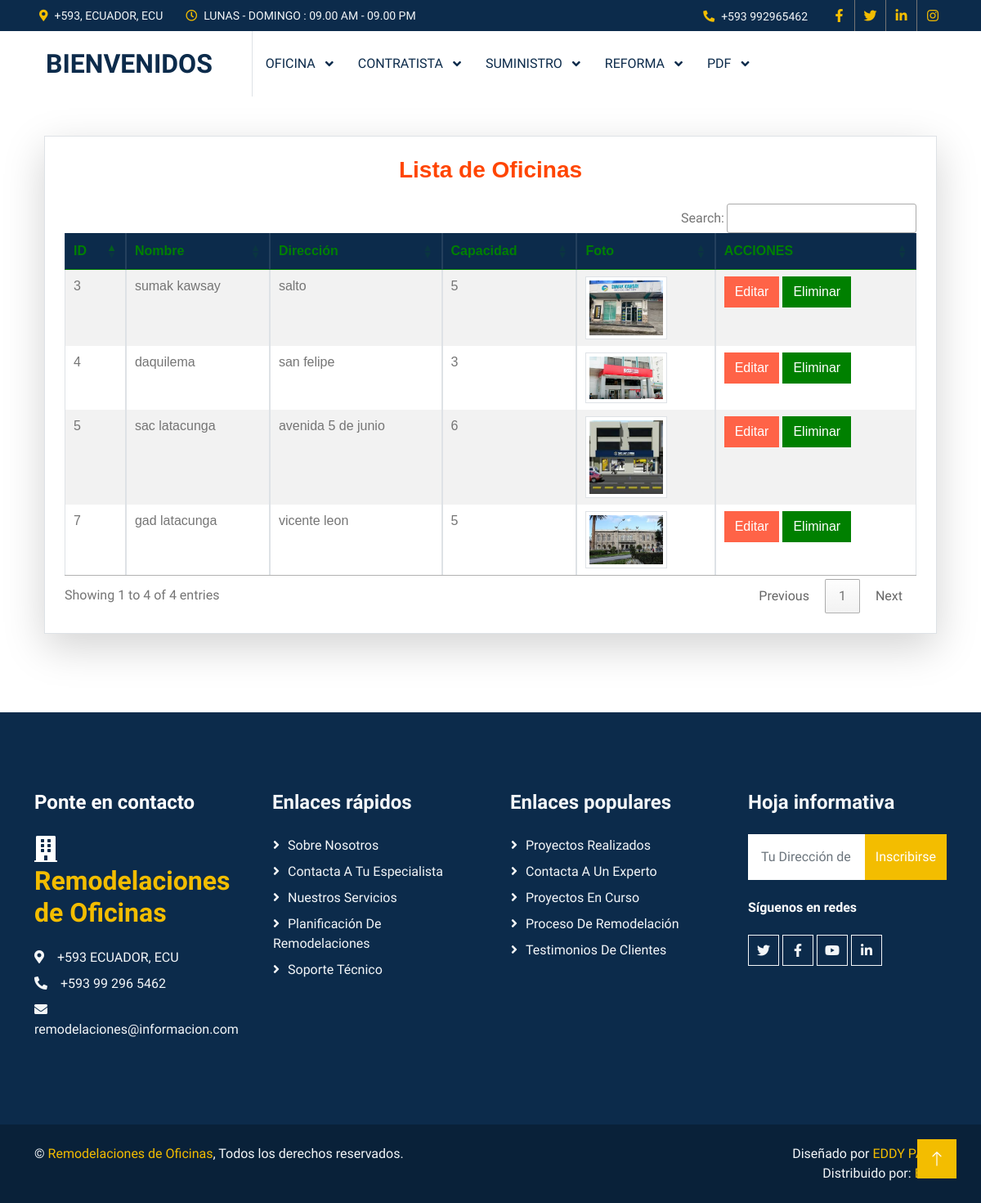
The app's page /listaoficina/ with its own data.
### aplicacion/ofisina/models.py (models this page shows, shortened)
class Oficina(models.Model):
    nombre = models.CharField(max_length=255)
    direccion = models.TextField()
    capacidad = models.IntegerField()
    foto = models.ImageField(
        upload_to='oficinas_fotos/',
        null=True,
        blank=True
    )

### aplicacion/ofisina/views.py (the view)
# urls.py: path('listaoficina/', views.listaoficina),  # Listado de abogados
def listaoficina(request):
    oficinas = Oficina.objects.all()
    return render(request, 'listaoficina.html', {'oficinas': oficinas})

### aplicacion/ofisina/templates/listaoficina.html (shortened to what this page needs)
{% extends "./plantilla.html" %}
{% block contenido %}
<div class="container mt-5">
    <div class="border p-4 rounded-3 shadow-lg">
        <h3 class="mb-4 text-center" style="color: #FF4500; font-family: 'Algerian', sans-serif;">Lista de Oficinas</h3>
        <table class="table table-bordered table-striped table-hover" id="tbl_oficinas">
            <thead class="table-dark">
                <tr>
                    <th style="color: #008000; font-family: 'Algerian', sans-serif;">ID</th>
                    <th style="color: #008000; font-family: 'Algerian', sans-serif;">Nombre</th>
                    <th style="color: #008000; font-family: 'Algerian', sans-serif;">Dirección</th>
                    <th style="color: #008000; font-family: 'Algerian', sans-serif;">Capacidad</th>
                    <th style="color: #008000; font-family: 'Algerian', sans-serif;">Foto</th>
                    <th style="color: #008000; font-family: 'Algerian', sans-serif;">ACCIONES</th>
                </tr>
            </thead>
            <tbody>
                {% for oficina in oficinas %}
                <tr>
                    <td style="font-family: 'Algerian', sans-serif;">{{ oficina.id }}</td>
                    <td style="font-family: 'Algerian', sans-serif;">{{ oficina.nombre }}</td>
                    <td style="font-family: 'Algerian', sans-serif;">{{ oficina.direccion }}</td>
                    <td style="font-family: 'Algerian', sans-serif;">{{ oficina.capacidad }}</td>
                    <td>
                        {% if oficina.foto %}
                            <img src="{{ oficina.foto.url }}" alt="Foto de {{ oficina.nombre }}" class="img-thumbnail" width="100">
                        {% else %}
                            <p style="font-family: 'Algerian', sans-serif;">No hay foto disponible</p>
                        {% endif %}
                    </td>
                    <td>
                        <a href="/editaroficina/{{ oficina.id }}" class="btn" style="background-color: #FF6347;color: white; font-family: 'Algerian', sans-serif;">Editar</a>
                        <a onclick="return confirm('¿Está seguro de eliminar permanentemente?')" href="/eliminaroficina/{{ oficina.id }}" class="btn" style="background-color: #008000;  color: white; font-family: 'Algerian', sans-serif;">Eliminar</a>
                    </td>
                </tr>
                {% endfor %}
            </tbody>
        </table>
    </div>
</div>
{% block scripts %}
    <link rel="stylesheet" type="text/css" href="https://cdn.datatables.net/1.13.4/css/jquery.dataTables.min.css">
    <link rel="stylesheet" type="text/css" href="https://cdn.datatables.net/buttons/2.2.3/css/buttons.dataTables.min.css">
{% endblock %}
{% endblock %}

### aplicacion/ofisina/templates/plantilla.html (shortened to what this page needs)
{% load static %}
<!DOCTYPE html>
<html lang="es">
<head>
    <link href="https://cdnjs.cloudflare.com/ajax/libs/font-awesome/5.10.0/css/all.min.css" rel="stylesheet">
    <link href="https://cdn.jsdelivr.net/npm/bootstrap-icons@1.4.1/font/bootstrap-icons.css" rel="stylesheet">
    <link href="{% static 'plantilla/lib/animate/animate.min.css' %}" rel="stylesheet">
    <link href="{% static 'plantilla/lib/owlcarousel/assets/owl.carousel.min.css' %}" rel="stylesheet">
    <link href="{% static 'plantilla/css/bootstrap.min.css' %}" rel="stylesheet">
    <link href="{% static 'plantilla/css/style.css' %}" rel="stylesheet">
    <link rel="stylesheet" href="https://cdnjs.cloudflare.com/ajax/libs/izitoast/1.4.0/css/iziToast.css" />
    <link rel="stylesheet" href="https://cdn.datatables.net/1.13.5/css/jquery.dataTables.min.css">
</head>
<body>
    <div class="container-fluid bg-dark text-light p-0">
        <div class="row gx-0 d-none d-lg-flex">
            <div class="col-lg-7 px-5 text-start">
                <div class="h-100 d-inline-flex align-items-center me-4">
                    <small class="fa fa-map-marker-alt text-primary me-2"></small>
                    <small>+593, ECUADOR, ECU</small>
                </div>
                <div class="h-100 d-inline-flex align-items-center">
                    <small class="far fa-clock text-primary me-2"></small>
                    <small>LUNAS - DOMINGO : 09.00 AM - 09.00 PM</small>
                </div>
            </div>
            <div class="col-lg-5 px-5 text-end">
                <div class="h-100 d-inline-flex align-items-center me-4">
                    <small class="fa fa-phone-alt text-primary me-2"></small>
                    <small>+593 992965462</small>
                </div>
                <div class="h-100 d-inline-flex align-items-center mx-n2">
                    <a class="btn btn-square btn-link rounded-0 border-0 border-end border-secondary" href=""><i class="fab fa-facebook-f"></i></a>
                    <a class="btn btn-square btn-link rounded-0 border-0 border-end border-secondary" href=""><i class="fab fa-twitter"></i></a>
                    <a class="btn btn-square btn-link rounded-0 border-0 border-end border-secondary" href=""><i class="fab fa-linkedin-in"></i></a>
                    <a class="btn btn-square btn-link rounded-0" href=""><i class="fab fa-instagram"></i></a>
                </div>
            </div>
        </div>
    </div>
    <nav class="navbar navbar-expand-lg bg-white navbar-light sticky-top p-0">
      <a href="/" class="navbar-brand d-flex align-items-center border-end px-4 px-lg-5">
          <h2 class="m-0">BIENVENIDOS</h2>
      </a>
      <div class="collapse navbar-collapse" id="navbarSupportedContent">
        <ul class="navbar-nav me-auto mb-2 mb-lg-0">
            <li class="nav-item dropdown">
                <a class="nav-link dropdown-toggle" href="#" role="button" data-bs-toggle="dropdown" aria-expanded="false">
                    OFICINA
                </a>
            </li>
            <li class="nav-item dropdown">
                <a class="nav-link dropdown-toggle" href="#" role="button" data-bs-toggle="dropdown" aria-expanded="false">
                    CONTRATISTA
                </a>
            </li>
          <li class="nav-item dropdown">
            <a class="nav-link dropdown-toggle" href="#" role="button" data-bs-toggle="dropdown" aria-expanded="false">
              SUMINISTRO
            </a>
          </li>
          <li class="nav-item dropdown">
            <a class="nav-link dropdown-toggle" href="#" role="button" data-bs-toggle="dropdown" aria-expanded="false">
              REFORMA
            </a>
          </li>
          <li class="nav-item dropdown">
            <a class="nav-link dropdown-toggle" href="#" role="button" data-bs-toggle="dropdown" aria-expanded="false">
                PDF
            </a>
        </li>
        </ul>
    </div>
  </nav>
<div class="container my-4">
        {% block contenido %}{% endblock %}
    </div>
<div class="container-fluid bg-dark text-light footer my-6 mb-0 py-6 wow fadeIn" data-wow-delay="0.1s">
    <div class="container">
        <div class="row g-5">
            <div class="col-lg-3 col-md-6">
                <h4 class="text-white mb-4">Ponte en contacto</h4>
                <h2 class="text-primary mb-4"><i class="fa fa-building text-white me-2"></i> Remodelaciones de Oficinas</h2>
                <p class="mb-2"><i class="fa fa-map-marker-alt me-3"></i>+593 ECUADOR, ECU</p>
                <p class="mb-2"><i class="fa fa-phone-alt me-3"></i>+593 99 296 5462</p>
                <p class="mb-2"><i class="fa fa-envelope me-3"></i>remodelaciones@informacion.com</p>
            </div>
            <div class="col-lg-3 col-md-6">
                <h4 class="text-light mb-4">Enlaces rápidos</h4>
                <a class="btn btn-link" href="">Sobre nosotros</a>
                <a class="btn btn-link" href="">Contacta a tu especialista</a>
                <a class="btn btn-link" href="">Nuestros Servicios</a>
                <a class="btn btn-link" href="">Planificación de Remodelaciones</a>
                <a class="btn btn-link" href="">Soporte Técnico</a>
            </div>
            <div class="col-lg-3 col-md-6">
                <h4 class="text-light mb-4">Enlaces populares</h4>
                <a class="btn btn-link" href="">Proyectos Realizados</a>
                <a class="btn btn-link" href="">Contacta a un Experto</a>
                <a class="btn btn-link" href="">Proyectos en Curso</a>
                <a class="btn btn-link" href="">Proceso de Remodelación</a>
                <a class="btn btn-link" href="">Testimonios de Clientes</a>
            </div>
            <div class="col-lg-3 col-md-6">
                <h4 class="text-light mb-4">Hoja informativa</h4>
                <form action="">
                    <div class="input-group">
                        <input type="email" class="form-control p-3 border-0" placeholder="Tu Dirección de Correo">
                        <button class="btn btn-primary">
                          Inscribirse</button>
                    </div>
                </form>
                <h6 class="text-white mt-4 mb-3">Síguenos en redes</h6>
                <div class="d-flex pt-2">
                    <a class="btn btn-square btn-outline-light me-1" href=""><i class="fab fa-twitter"></i></a>
                    <a class="btn btn-square btn-outline-light me-1" href=""><i class="fab fa-facebook-f"></i></a>
                    <a class="btn btn-square btn-outline-light me-1" href=""><i class="fab fa-youtube"></i></a>
                    <a class="btn btn-square btn-outline-light me-0" href=""><i class="fab fa-linkedin-in"></i></a>
                </div>
            </div>
        </div>
    </div>
  </div>
  <div class="container-fluid copyright text-light py-4 wow fadeIn" data-wow-delay="0.1s">
    <div class="container">
        <div class="row">
            <div class="col-md-6 text-center text-md-start mb-3 mb-md-0">
                &copy; <a href="#">Remodelaciones de Oficinas</a>, Todos los derechos reservados.
            </div>
            <div class="col-md-6 text-center text-md-end">
                Diseñado por <a href="https://htmlcodex.com">EDDY PALLO</a>
                <br>Distribuido por: <a href="https://themewagon.com" target="_blank">EDDY</a>
            </div>
        </div>
    </div>
  </div>
    <a href="#" class="btn btn-lg btn-primary btn-lg-square back-to-top"><i class="bi bi-arrow-up"></i></a>
</body>
</html>

### deber/static/plantilla/css/style.css (style rules this page uses)
:root { --primary: #F3BD00; --secondary: #757575; --light: #F3F6F8; --dark: #0C2B4B; }
.py-6 { padding-top: 6rem; padding-bottom: 6rem; }
.my-6 { margin-top: 6rem; margin-bottom: 6rem; }
.back-to-top { position: fixed; display: none; right: 30px; bottom: 30px; z-index: 99; }
.btn { font-weight: 500; transition: .5s; }
.btn.btn-primary, .btn.btn-outline-primary:hover { color: #FFFFFF; }
.btn-square { width: 38px; height: 38px; }
.btn-lg-square { width: 48px; height: 48px; }
.btn-square, .btn-sm-square, .btn-lg-square { padding: 0; display: flex; align-items: center; justify-content: center; font-weight: normal; }
.navbar.sticky-top { top: -100px; transition: .5s; }
.navbar .navbar-brand, .navbar a.btn { height: 80px }
.navbar .navbar-nav .nav-link { margin-right: 30px; padding: 25px 0; color: var(--dark); font-weight: 500; text-transform: uppercase; outline: none; }
.navbar .dropdown-toggle::after { border: none; content: "\f107"; font-family: "Font Awesome 5 Free"; font-weight: 900; vertical-align: middle; margin-left: 8px; }
.footer .btn.btn-link { display: block; margin-bottom: 5px; padding: 0; text-align: left; color: var(--light); font-weight: normal; text-transform: capitalize; transition: .3s; }
.footer .btn.btn-link::before { position: relative; content: "\f105"; font-family: "Font Awesome 5 Free"; font-weight: 900; color: var(--light); margin-right: 10px; }
.copyright { background: #092139; }
.copyright a { color: var(--primary); }

### records on screen
Oficina: id "3", nombre "sumak kawsay", direccion "salto", capacidad "5", foto (picture)
Oficina: id "4", nombre "daquilema", direccion "san felipe", capacidad "3", foto (picture)
Oficina: id "5", nombre "sac latacunga", direccion "avenida 5 de junio", capacidad "6", foto (picture)
Oficina: id "7", nombre "gad latacunga", direccion "vicente leon", capacidad "5", foto (picture)
